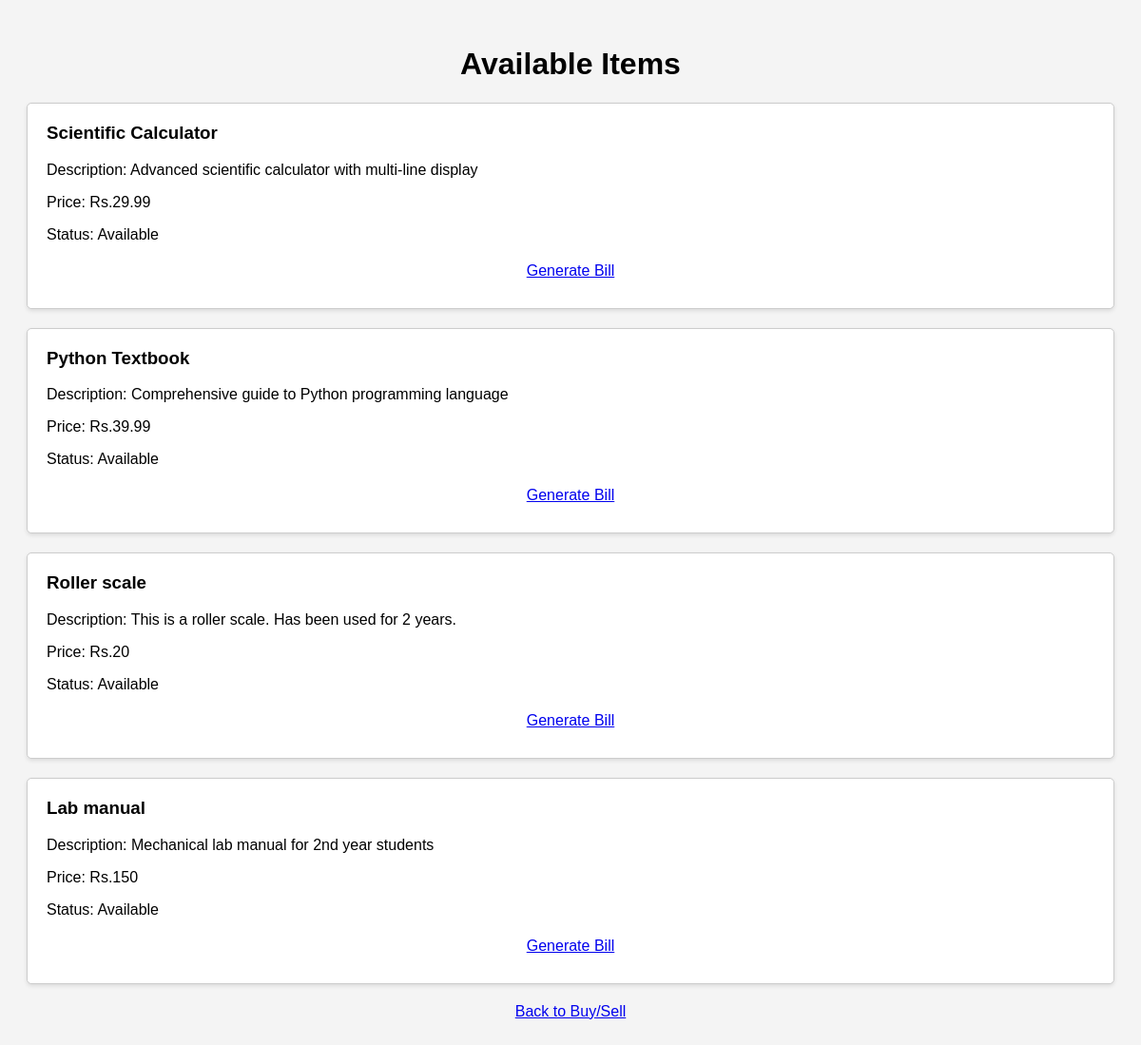
Page /display_items.php on the committed database.
### tables this page shows
CREATE TABLE `item` (
  `item_id` int NOT NULL,
  `item_name` varchar(50) NOT NULL,
  `item_desc` text NOT NULL,
  `item_price` float NOT NULL,
  `admis_no` varchar(30) NOT NULL,
  `status` text NOT NULL,
  PRIMARY KEY (`item_id`),
  KEY `fk_admis_no` (`admis_no`),
  CONSTRAINT `fk_admis_no` FOREIGN KEY (`admis_no`) REFERENCES `user` (`admis_no`)
);

### display_items.php (the view, shortened to what this page needs)
<!DOCTYPE html>
<html lang="en">
<head>
</head>
<body>
    <h1>Available Items</h1>
    <?php
    $mysqli = new mysqli("localhost", "root", "Sreelakshmids@1234", "ddd@gmail.com");
    $sql = "SELECT item_name, item_desc, item_price, status FROM item WHERE status = 'Available'";
    $result = $mysqli->query($sql);
    if ($result->num_rows > 0) {
        while($row = $result->fetch_assoc()) {
            $item_name = htmlspecialchars($row["item_name"]);
            $item_price = htmlspecialchars($row["item_price"]);
            echo "<div class='item'>";
            echo "<h3>" . $row["item_name"] . "</h3>";
            echo "<p>Description: " . $row["item_desc"] . "</p>";
            echo "<p>Price: Rs." . $row["item_price"] . "</p>";
            echo "<p>Status: " . $row["status"] . "</p>";
            echo "<p><a href='generate_bill.php?item_name=$item_name&item_price=$item_price'>Generate Bill</a></p>";
            echo "</div>";
        }
    } else {
        echo "No available items.";
    }
    ?>
    <p><a href="buysell.html">Back to Buy/Sell</a></p>
</body>
</html>

### display_items.php (style rules this page uses)
body { font-family: Arial, sans-serif; background-color: #f4f4f4; padding: 20px; }
h1 { text-align: center; }
.item { background-color: #fff; border: 1px solid #ccc; border-radius: 5px; padding: 20px; margin-bottom: 20px; box-shadow: 0 2px 4px rgba(0, 0, 0, 0.1); }
.item h3 { margin-top: 0; }
.item p { margin-bottom: 10px; }
a { display: block; text-align: center; margin-top: 20px; }

### rows in the picture
item: item_name "Scientific Calculator", item_desc "Advanced scientific calculator with multi-line display", item_price "29.99", status "Available"
item: item_name "Python Textbook", item_desc "Comprehensive guide to Python programming language", item_price "39.99", status "Available"
item: item_name "Roller scale", item_desc "This is a roller scale. Has been used for 2 years.", item_price "20", status "Available"
item: item_name "Lab manual", item_desc "Mechanical lab manual for 2nd year students", item_price "150", status "Available"
